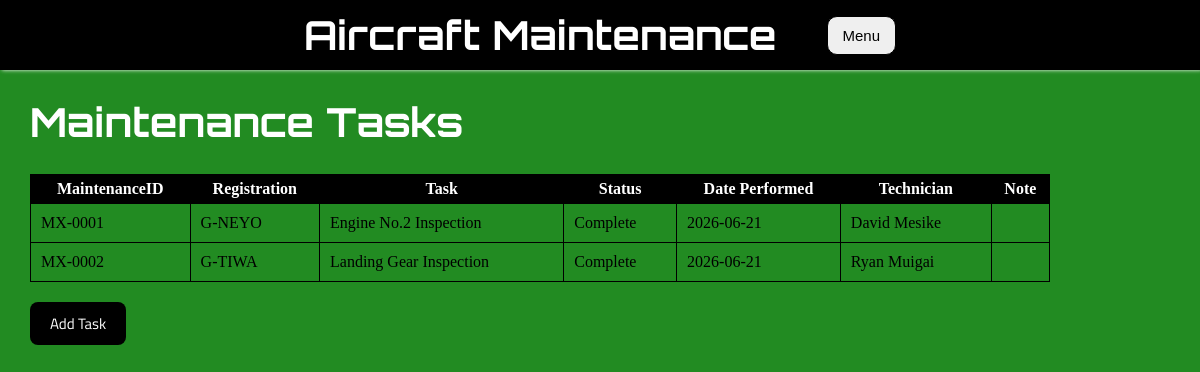
The app's page /maintenance with its own data.
### tables this page shows
CREATE TABLE Maintenance(
        MaintenanceID TEXT PRIMARY KEY,
        Registration TEXT,
        Task TEXT,
        Status TEXT,
        DatePerformed TEXT,
        Technician TEXT,
        Notes TEXT,
        FOREIGN KEY (Registration) REFERENCES Aircraft(Registration));

### python.py (the view)
@app.route("/maintenance")
def maintenance():
  with sqlite3.connect("aircrafts.db") as conn:
    conn.row_factory = sqlite3.Row
    cursor = conn.cursor()
    cursor.execute("SELECT * FROM Maintenance")
    Tasks = cursor.fetchall()
    return render_template("maintenance.htm", Tasks=Tasks)

### templates/maintenance.htm (shortened to what this page needs)
<!DOCTYPE html>
<html lang="en">
<head>
    <link rel="stylesheet" href="{{ url_for('static', filename='maintenance.css') }}">
</head>
<body>
    <div class = "navbar">
        <a href="{{ url_for('home') }}" class="home"><h1>
            Aircraft Maintenance</h1> </a>
        <div class="dropdown">
            <button>Menu</button>
        </div>
    </div>
    <h1 class="space">Maintenance Tasks</h1>
    <div class="info">
        <table>
            <tr>
                <th>MaintenanceID</th>
                <th>Registration</th>
                <th>Task</th>
                <th>Status</th>
                <th>Date Performed</th>
                <th>Technician</th>
                <th>Note</th>
            </tr>
            {%for task in Tasks%}
            <tr>
                <td>{{ task['MaintenanceID'] }}</td>
                <td>{{ task['Registration'] }}</td>
                <td>{{ task['Task'] }}</td>
                <td>{{ task['Status'] }}</td>
                <td>{{ task['DatePerformed'] }}</td>
                <td>{{ task['Technician'] }}</td>
                <td>{{ task['Note'] }}</td>
            </tr>
            {% endfor %}
        </table>
        <a href='{{ url_for("add_task" )}}' class="btn"> Add Task</a>
    </div>
</body>
</html>

### static/maintenance.css (style rules this page uses)
body { background-color: forestgreen; margin: 0; box-sizing: border-box; }
.navbar { background-color: black; height: 70px; box-shadow: 2px 0px 4px white; width: 100%; display: flex; justify-content: center; gap: 50px; align-items: center; }
.home { text-decoration: none; }
.dropdown button { position: relative; padding: 10px 15px; font-size: 15px; border: 1px solid black; border-radius: 10px; }
h1 { font-family: "orbitron", sans-serif; font-size: 40px; font-weight: 900px; color: white; }
.info { width: 85%; margin-top: 15px; margin-left: 30px; }
table { width: 100%; border: 1px solid black; border-collapse: collapse; margin-bottom: 30px; }
th { background-color: black; color: white; padding: 5px; }
th, td { border: 1px solid black; }
td { padding: 10px; }
.btn { background-color: black; color: white; padding: 10px 20px; border: none; border-radius: 8px; font-family: "Titillium Web", sans-serif; font-size: 15px; cursor: pointer; text-decoration: none; }
.btn { background-color: black; color: white; padding: 10px 20px; border: none; border-radius: 8px; font-family: "Titillium Web", sans-serif; font-size: 15px; cursor: pointer; text-decoration: none; width: 150px; }
h1.space { margin-left: 30px; }

### records on screen
Maintenance: MaintenanceID "MX-0001", Registration "G-NEYO", Task "Engine No.2 Inspection", Status "Complete", DatePerformed "2026-06-21", Technician "David Mesike"
Maintenance: MaintenanceID "MX-0002", Registration "G-TIWA", Task "Landing Gear Inspection", Status "Complete", DatePerformed "2026-06-21", Technician "Ryan Muigai"
